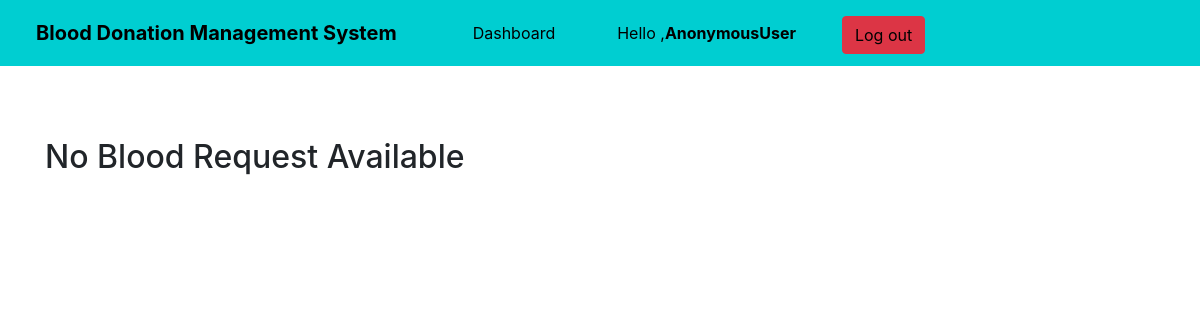
Page /see_all_request/ on the earlier database version.
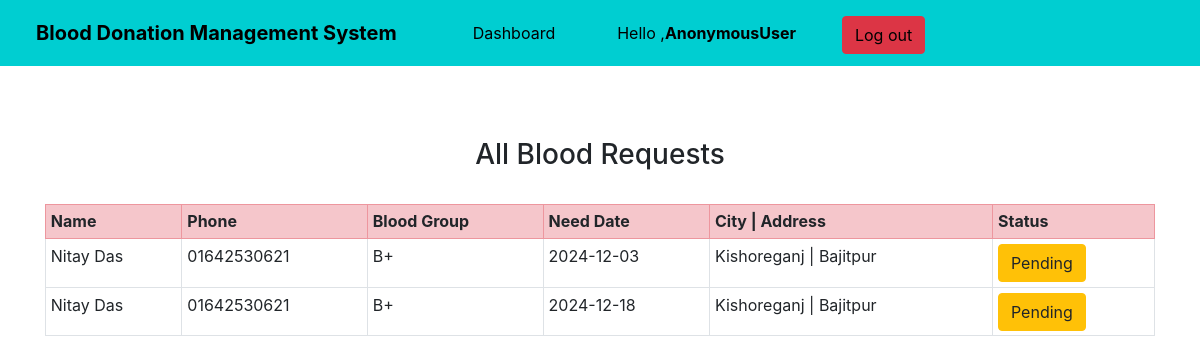
Same page on the later database version.
### mainapp/models.py (models this page shows, shortened)
class RequestBlood(models.Model):
    name = models.CharField(max_length=100)
    email = models.EmailField()
    phone = models.CharField(max_length=20)
    city = models.CharField(max_length=300, blank=True)
    address = models.CharField(max_length=500, blank=True)
    blood_group = models.ForeignKey(BloodGroup, on_delete=models.CASCADE)
    date = models.CharField(max_length=100, blank=True)
    status=models.IntegerField(default=0)

class BloodGroup(models.Model):
    name = models.CharField(max_length=5)
    def __str__(self):
        return self.name

### mainapp/views.py (the view)
# urls.py: path("see_all_request/", views.see_all_request, name="see_all_request"),
def see_all_request(request):
    requests = RequestBlood.objects.all()
    return render(request, "see_all_request.html", {'requests':requests})

### mainapp/templates/see_all_request.html
{% extends 'base2.html' %}
{% block content %}
<div class="container my-4">
{% if requests %}
<h3 class="text-center">All Blood Requests</h3>
<br>
<table class="table table-sm table-bordered">
  <tr class="table-danger">
    <th>Name</th>
    <th>Phone</th>
    <th>Blood Group</th>
    <th>Need Date</th>
    <th>City | Address</th>
    <th>Status</th>
  </tr>
  {% for i in requests %}
    <tr>
      <td>{{i.name}}</td>
      <td>{{i.phone}}</td>
      <td>{{i.blood_group}}</td>
      <td>{{i.date}}</td>
      <td>{{i.city}} | {{i.address}}</td>
      <td>
        {% if i.status == 0 %}
        <a  class="btn btn-warning" >Pending</a>
        {% elif i.status == 1 %}
        <button class="btn btn-success" disabled="disabled" data-toggle="modal" data-target="#reply_modal">Approved</button>
        {% elif i.status == 2 %}
        <button class="btn btn-danger" disabled="disabled" data-toggle="modal" data-target="#reply_modal">Disapproved</button>
        {% endif %}
        </td>
    </tr>
  {% endfor %}
</table>
{% else %}
<h2>No Blood Request Available</h2>
{% endif %}
</div>
{% endblock %}

Differences in the rows shown:
added RequestBlood: name "Nitay Das", phone "01642530621", blood_group "B+", date "2024-12-03", city "Kishoreganj", address "Bajitpur", status "Pending"
added RequestBlood: name "Nitay Das", phone "01642530621", blood_group "B+", date "2024-12-18", city "Kishoreganj", address "Bajitpur", status "Pending"
Other differences:
text no longer shown: "No Blood Request Available"
text now shown: "All Blood Requests Name Phone Blood Group Need Date City | Address Status"
